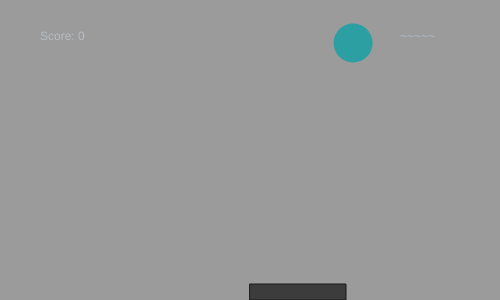
Frame 1 (no input)
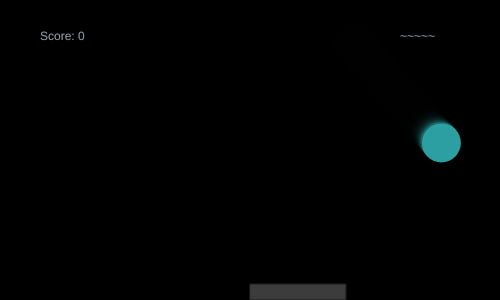
Frame 60 (no input)
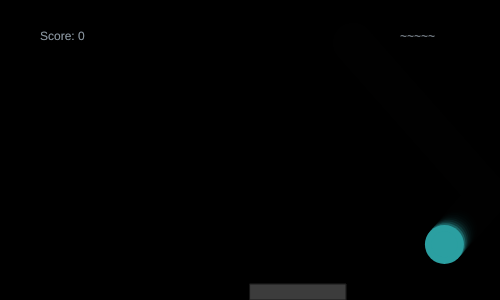
Frame 120 (the mouse pressed at the canvas centre since frame 60)

The p5.js sketch that drew these frames (run headless with seeded random() and noise() and a simulated clock; from frame 60 on, the mouse is pressed at the canvas centre):

// p5.js sketch
// ── sketch.js
/* 
  Maeve Potter <mp0000@bard.edu>
 I worked alone.
 */

var paddle_x, paddle_y;
var paddle_w, paddle_h;
var paddle_step;

var ball_x, ball_y;
var ball_r;
var ball_x_step, ball_y_step;

var score;
var lives;


function setup() {
  
  createCanvas(500, 300);
  paddle_h = 16;
  paddle_w = 6 * paddle_h;
  paddle_x = width / 2;
  paddle_y = height - paddle_h;
  paddle_step = 0;
  ball_r = 13;
  score = 0;
  lives = 5;
  reset();
}

function draw() {

  background(0, 0, mouseY-400, 100);
  

  // move paddle
  //paddle_x += (mouseX - paddle_x) * .1;
  paddle_x = paddle_x + paddle_step;

  // is the ball hitting the right or left wall?
  if (ball_x - ball_r < 0 || ball_x + ball_r > width) {
    ball_x_step = -ball_x_step;
  }

  // hitting the top?
  if (ball_y - ball_r < 0) {
    ball_y_step = -ball_y_step;
  }

  // hitting the paddle?
  if (ball_y + ball_r > paddle_y) {
    if (ball_x >= paddle_x && ball_x <= paddle_x + paddle_w) {
      ball_y_step = -ball_y_step;
      ball_y = paddle_y - ball_r;
    }
    else if (ball_y + ball_r > paddle_y){
      reset();
    }
  }

  // move ball by ball_x_step and ball_y_step
  ball_x = ball_x + ball_x_step;
  ball_y = ball_y + ball_y_step;

  //draw ball
    noStroke();
    fill(43, 159, 161);
    ellipse(ball_x, ball_y, ball_r * 3, ball_r * 3);
    ellipse(ball_x, ball_y, ball_r * 2, ball_r * 2);

  // draw paddle
    stroke(24);
    fill(60);
    rect(paddle_x, paddle_y, paddle_w, paddle_h);

strokeWeight(1);
fill(221, 239, 255, 100);
    
//score
  if (frameCount==300){
    score=10;
  }
  
  if (frameCount==600){
    score=20;
  }
  
  if (frameCount==900){
    score=30;
  }
  
  if (frameCount==1200){
    score=40;
  }
  
  if (frameCount==1500){
    score=50;
  }
  
  if (frameCount==1800){
    score=60;
  }
  
  if (frameCount==2100){
    score=70;
  }
  
   if (frameCount==2400){
    score=80;
  }
  
   if (frameCount==2700){
    score=90;
  }
  
   if (frameCount==3000){
    score=100;
  }
  
   if (frameCount==3300){
    score=110;
  }
  
  if (frameCount==3600){
    score=120;
  }
  
  if (frameCount==3900){
    score=130;
  }
  
  if (frameCount==4200){
    score=140;
  }
  
  if (frameCount==4500){
    score=150;
  }
  
  if (frameCount==4800){
    score=160;
  }
  
  if (frameCount==5100){
    score=170;
  }
  
   if (frameCount==5400){
    score=80;
  }
  
   if (frameCount==5700){
    score=190;
  }
  
   if (frameCount==6000){
    score=200;
  }
  
  
  
//score
    noStroke();
  if (score==0){
    color(255, 255, 255, 60);
    text("Score: 0", 40, 40);
  }
  
  if (score==10){
    text("Score: 5", 40, 40);
  }
  
  if (score==20){
    text("Score: 10", 40, 40);
  }
  
  if (score==30){
    text("Score: 15", 40, 40);
  }
  
  if (score==40){
    text("Score: 20", 40, 40);
  }
  
    if (score==50){
    text("Score: 25", 40, 40);
  }
  
   if (score==60){
    text("Score: 30", 40, 40);
  }
  
  if (score==70){
    text("Score: 35", 40, 40);
  }
  
  if (score==80){
    text("Score: 40", 40, 40);
  }
  
  if (score==90){
    text("Score: 45", 40, 40);
  }
  
  if (score==100){
    text("Score: 50", 40, 40);
  }
  
    if (score==110){
    text("Score: 55", 40, 40);
  }
  
  if (score==120){
    text("Score: 60", 40, 40);
  }
  
  if (score==130){
    text("Score: 65", 40, 40);
  }
  
  if (score==140){
    text("Score: 70", 40, 40);
  }
  
    if (score==150){
    text("Score: 75", 40, 40);
  }
  
   if (score==160){
    text("Score: 80", 40, 40);
  }
  
  if (score==170){
    text("Score: 85", 40, 40);
  }
  
  if (score==180){
    text("Score: 90", 40, 40);
  }
  
  if (score==190){
    text("Score: 95", 40, 40);
  }
  
  if (score==200){
    text("Score: 100", 40, 40);
  }
  
  
//lives count
   if (ball_y + ball_r > paddle_y) {
    if (ball_x >= paddle_x && ball_x <= paddle_x + paddle_w) {
      ball_y_step = -ball_y_step;
      ball_y = paddle_y - ball_r;
    }
    else if (ball_y + ball_r > paddle_y){
      lives=lives-1;;
    }

  }
  
  
//lives
  if (lives==5){
    noStroke();
    color(255, 255, 255, 100);
    text("~~~~~", 400, 40);
  }
  
    if (lives==4){
    noStroke();
    text("~~~~", 400, 40);
  }
  
    if (lives==3){
    noStroke();
    text("~~~", 400, 40);
      
  }
  
    if (lives==2){
    noStroke();
    text("~~", 400, 40);
  }
  
    if (lives==1){
    noStroke();
    text("~", 400, 40);
  }
  
 if (lives==0){
    stroke(0);
    fill(15, 84, 196, 100);
    background(255);
    text("GAME OVER. REFRESH TO BEGIN AGAIN.", height/2, width/2);
    reset();
  }

  
  if (ball_y + ball_r > paddle_y){
    noStroke();
    lives==4
    
  }
}

function reset() {
  ball_x = random(ball_r, width - ball_r);
  ball_y = random(ball_r, height / 2);
  ball_x_step = random(-3, 3);
  ball_y_step = random(1, 3);
}

function keyPressed() {
  if (keyCode == LEFT_ARROW) {
    paddle_step = -3;
  } else if (keyCode == RIGHT_ARROW) {
    paddle_step = 3;
  } else if (key == ' ') {
    reset();
  }
}

function keyReleased() {
  paddle_step = 0;
}
